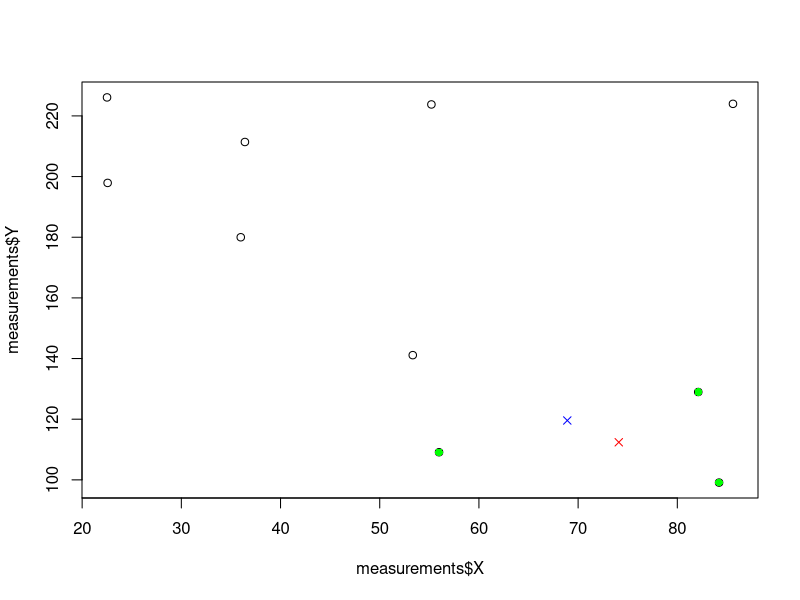

Generate this figure with R:
kNearestNeighbours = function(signalStrength, points, k = 1, weighted = FALSE) {
  differences = matrix(c(points$SS1 - signalStrength[1], points$SS2 - signalStrength[2]), ncol = 2)
  
  averageDifferences = matrix(data = c(1:10, rowMeans(differences)), ncol = 2)
  averageDifferences = averageDifferences[order(averageDifferences[,2]),] # sorting measurements by differences
  
  indexOfClosestKmeasurements = head(averageDifferences[,1], k)
  result = points[indexOfClosestKmeasurements[1:k],]
  
  return(result)
}

estimatePosition = function(signalStrength, points, k = 1, weighted = FALSE, highlightNeighboursOnPlot = FALSE, neighbourColor = "green") {
  kNearestNeighbours = kNearestNeighbours(signalStrength = signalStrength, points = points, k = k, weighted = weigthed)
  
  if (highlightNeighboursOnPlot) {
    points(x = kNearestNeighbours$X, y = kNearestNeighbours$Y, col = neighbourColor, pch = 16)
  }
  return(c(mean(kNearestNeighbours$X), mean(kNearestNeighbours$Y)))
} 

measurements = read.csv("radio_map.csv", header = TRUE, sep = ";")
plot(x = measurements$X, y = measurements$Y)

k = 3
mySinglalStrength = c(-74, -80)

myPosition = estimatePosition(signalStrength = mySinglalStrength, points = measurements, k = k, highlightNeighboursOnPlot = TRUE)
points(x = myPosition[1], y = myPosition[2], col = "red", pch = 4)

k = 4

myPosition = estimatePosition(signalStrength = mySinglalStrength, points = measurements, k = k, weighted = TRUE)
points(x = myPosition[1], y = myPosition[2], col = "blue", pch = 4)
